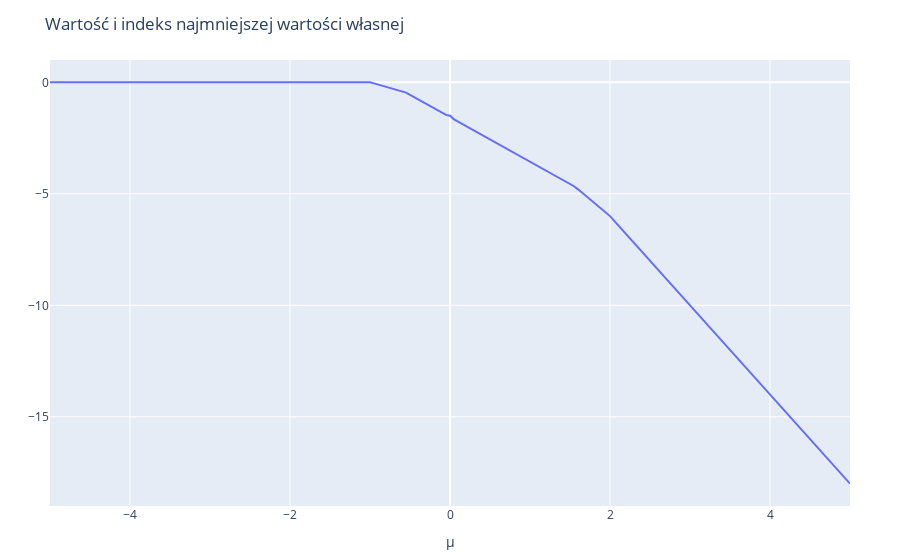

Notebook code for this chart:
### Markdown cell above
Wybieramy stany o najmniejszej energii (dolna krawędź powyższego wykresu):

### Code cell
ground_energies = [findmin(eigs_mat_orig[i,:]) for i in 1:size(potentials,1)]
ground_energies = [g[1] for g in ground_energies]
# all_states = [real(eigvecs(get_hamiltonian(states, U, t, pot, next, N))) for pot in potentials]
ground_states = [real(d.vectors)[:,1] for d in data][1]

layout = Layout(
    title="Wartość i indeks najmniejszej wartości własnej",
    xaxis_title="μ",
)
plot(scatter(x=potentials, y=[g for g in ground_energies], name="Wartość"), layout)

### Figure 1 — Plotly figure (JSON) as saved in the notebook; plotly's stock layout.template omitted (floating-point values rounded to 4 significant figures; data arrays with more than 128 entries replaced by an {"elided": "..."} marker saying what was removed)
{"data": [{"name": "Wartość", "type": "scatter", "x": {"elided": "201 float values"}, "y": {"elided": "201 float values"}}], "layout": {"margin": {"b": 50, "l": 50, "r": 50, "t": 60}, "title": "Wartość i indeks najmniejszej wartości własnej", "xaxis": {"title": {"text": "μ"}}}}
